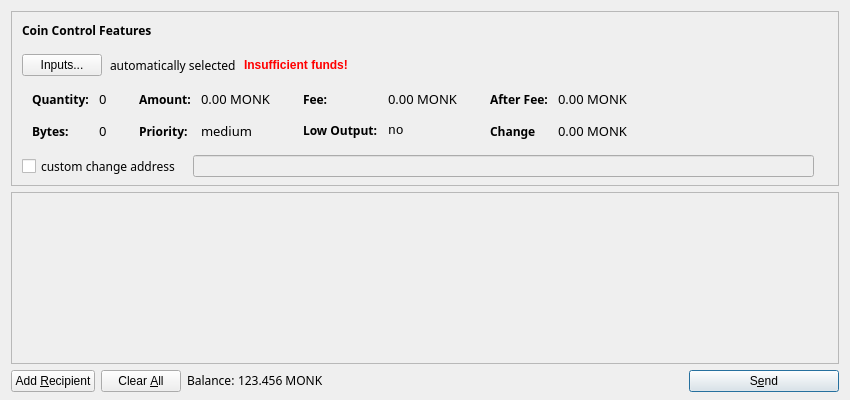
<?xml version="1.0" encoding="UTF-8"?>
<ui version="4.0">
 <class>SendCoinsDialog</class>
 <widget class="QDialog" name="SendCoinsDialog">
  <property name="geometry">
   <rect>
    <x>0</x>
    <y>0</y>
    <width>850</width>
    <height>400</height>
   </rect>
  </property>
  <property name="windowTitle">
   <string>Send Coins</string>
  </property>
  <layout class="QVBoxLayout" name="verticalLayout" stretch="0,1,0">
   <property name="bottomMargin">
    <number>8</number>
   </property>
   <item>
    <widget class="QFrame" name="frameCoinControl">
     <property name="sizePolicy">
      <sizepolicy hsizetype="Expanding" vsizetype="Expanding">
       <horstretch>0</horstretch>
       <verstretch>0</verstretch>
      </sizepolicy>
     </property>
     <property name="maximumSize">
      <size>
       <width>16777215</width>
       <height>16777215</height>
      </size>
     </property>
     <property name="frameShape">
      <enum>QFrame::StyledPanel</enum>
     </property>
     <property name="frameShadow">
      <enum>QFrame::Sunken</enum>
     </property>
     <layout class="QVBoxLayout" name="verticalLayoutCoinControl2">
      <property name="spacing">
       <number>6</number>
      </property>
      <property name="leftMargin">
       <number>0</number>
      </property>
      <property name="topMargin">
       <number>0</number>
      </property>
      <property name="rightMargin">
       <number>0</number>
      </property>
      <property name="bottomMargin">
       <number>6</number>
      </property>
      <item>
       <layout class="QVBoxLayout" name="verticalLayoutCoinControl" stretch="0,0,0,0,1">
        <property name="spacing">
         <number>0</number>
        </property>
        <property name="leftMargin">
         <number>10</number>
        </property>
        <property name="topMargin">
         <number>10</number>
        </property>
        <item>
         <layout class="QHBoxLayout" name="horizontalLayoutCoinControl1">
          <property name="bottomMargin">
           <number>15</number>
          </property>
          <item>
           <widget class="QLabel" name="labelCoinControlFeatures">
            <property name="sizePolicy">
             <sizepolicy hsizetype="Preferred" vsizetype="Maximum">
              <horstretch>0</horstretch>
              <verstretch>0</verstretch>
             </sizepolicy>
            </property>
            <property name="font">
             <font>
              <family>Copperplate Gothic Light</family>
              <weight>75</weight>
              <bold>true</bold>
             </font>
            </property>
            <property name="styleSheet">
             <string notr="true">QLabel { color: #000000; border: none;}</string>
            </property>
            <property name="text">
             <string>Coin Control Features</string>
            </property>
           </widget>
          </item>
         </layout>
        </item>
        <item>
         <layout class="QHBoxLayout" name="horizontalLayoutCoinControl2" stretch="0,0,0,0">
          <property name="spacing">
           <number>8</number>
          </property>
          <property name="bottomMargin">
           <number>10</number>
          </property>
          <item>
           <widget class="QPushButton" name="pushButtonCoinControl">
            <property name="styleSheet">
             <string notr="true"/>
            </property>
            <property name="text">
             <string>Inputs...</string>
            </property>
           </widget>
          </item>
          <item>
           <widget class="QLabel" name="labelCoinControlAutomaticallySelected">
            <property name="font">
             <font>
              <family>Copperplate Gothic Light</family>
             </font>
            </property>
            <property name="styleSheet">
             <string notr="true">QLabel { color: #000000; border: none;}</string>
            </property>
            <property name="text">
             <string>automatically selected</string>
            </property>
            <property name="margin">
             <number>5</number>
            </property>
           </widget>
          </item>
          <item>
           <widget class="QLabel" name="labelCoinControlInsuffFunds">
            <property name="font">
             <font>
              <weight>75</weight>
              <bold>true</bold>
             </font>
            </property>
            <property name="styleSheet">
             <string notr="true">color:red;font-weight:bold;</string>
            </property>
            <property name="text">
             <string>Insufficient funds!</string>
            </property>
            <property name="margin">
             <number>5</number>
            </property>
           </widget>
          </item>
          <item>
           <spacer name="horizontalSpacerCoinControl">
            <property name="orientation">
             <enum>Qt::Horizontal</enum>
            </property>
            <property name="sizeHint" stdset="0">
             <size>
              <width>40</width>
              <height>1</height>
             </size>
            </property>
           </spacer>
          </item>
         </layout>
        </item>
        <item>
         <widget class="QWidget" name="widgetCoinControl" native="true">
          <property name="sizePolicy">
           <sizepolicy hsizetype="Preferred" vsizetype="Preferred">
            <horstretch>0</horstretch>
            <verstretch>0</verstretch>
           </sizepolicy>
          </property>
          <property name="minimumSize">
           <size>
            <width>0</width>
            <height>0</height>
           </size>
          </property>
          <property name="styleSheet">
           <string notr="true"/>
          </property>
          <layout class="QHBoxLayout" name="horizontalLayoutCoinControl5">
           <property name="leftMargin">
            <number>0</number>
           </property>
           <property name="topMargin">
            <number>0</number>
           </property>
           <property name="rightMargin">
            <number>0</number>
           </property>
           <property name="bottomMargin">
            <number>0</number>
           </property>
           <item>
            <layout class="QHBoxLayout" name="horizontalLayoutCoinControl3" stretch="0,0,0,1">
             <property name="spacing">
              <number>20</number>
             </property>
             <property name="topMargin">
              <number>0</number>
             </property>
             <property name="bottomMargin">
              <number>10</number>
             </property>
             <item>
              <layout class="QFormLayout" name="formLayoutCoinControl1">
               <property name="horizontalSpacing">
                <number>10</number>
               </property>
               <property name="verticalSpacing">
                <number>14</number>
               </property>
               <property name="leftMargin">
                <number>10</number>
               </property>
               <property name="topMargin">
                <number>4</number>
               </property>
               <property name="rightMargin">
                <number>6</number>
               </property>
               <item row="0" column="0">
                <widget class="QLabel" name="labelCoinControlQuantityText">
                 <property name="font">
                  <font>
                   <family>Copperplate Gothic Light</family>
                   <weight>75</weight>
                   <bold>true</bold>
                  </font>
                 </property>
                 <property name="styleSheet">
                  <string notr="true">QLabel { color: #000000; border: none;}</string>
                 </property>
                 <property name="text">
                  <string>Quantity:</string>
                 </property>
                 <property name="margin">
                  <number>0</number>
                 </property>
                </widget>
               </item>
               <item row="0" column="1">
                <widget class="QLabel" name="labelCoinControlQuantity">
                 <property name="font">
                  <font>
                   <family>Copperplate Gothic Light</family>
                   <pointsize>10</pointsize>
                  </font>
                 </property>
                 <property name="cursor">
                  <cursorShape>IBeamCursor</cursorShape>
                 </property>
                 <property name="contextMenuPolicy">
                  <enum>Qt::ActionsContextMenu</enum>
                 </property>
                 <property name="styleSheet">
                  <string notr="true">QLabel { color: #000000; border: none;}</string>
                 </property>
                 <property name="text">
                  <string>0</string>
                 </property>
                 <property name="margin">
                  <number>0</number>
                 </property>
                 <property name="textInteractionFlags">
                  <set>Qt::LinksAccessibleByMouse|Qt::TextSelectableByKeyboard|Qt::TextSelectableByMouse</set>
                 </property>
                </widget>
               </item>
               <item row="1" column="0">
                <widget class="QLabel" name="labelCoinControlBytesText">
                 <property name="font">
                  <font>
                   <family>Copperplate Gothic Light</family>
                   <weight>75</weight>
                   <bold>true</bold>
                  </font>
                 </property>
                 <property name="styleSheet">
                  <string notr="true">QLabel { color: #000000; border: none;}</string>
                 </property>
                 <property name="text">
                  <string>Bytes:</string>
                 </property>
                </widget>
               </item>
               <item row="1" column="1">
                <widget class="QLabel" name="labelCoinControlBytes">
                 <property name="font">
                  <font>
                   <family>Copperplate Gothic Light</family>
                   <pointsize>10</pointsize>
                  </font>
                 </property>
                 <property name="cursor">
                  <cursorShape>IBeamCursor</cursorShape>
                 </property>
                 <property name="contextMenuPolicy">
                  <enum>Qt::ActionsContextMenu</enum>
                 </property>
                 <property name="styleSheet">
                  <string notr="true">QLabel { color: #000000; border: none;}</string>
                 </property>
                 <property name="text">
                  <string>0</string>
                 </property>
                 <property name="textInteractionFlags">
                  <set>Qt::LinksAccessibleByMouse|Qt::TextSelectableByKeyboard|Qt::TextSelectableByMouse</set>
                 </property>
                </widget>
               </item>
              </layout>
             </item>
             <item>
              <layout class="QFormLayout" name="formLayoutCoinControl2">
               <property name="horizontalSpacing">
                <number>10</number>
               </property>
               <property name="verticalSpacing">
                <number>14</number>
               </property>
               <property name="leftMargin">
                <number>6</number>
               </property>
               <property name="topMargin">
                <number>4</number>
               </property>
               <property name="rightMargin">
                <number>6</number>
               </property>
               <item row="0" column="0">
                <widget class="QLabel" name="labelCoinControlAmountText">
                 <property name="font">
                  <font>
                   <family>Copperplate Gothic Light</family>
                   <weight>75</weight>
                   <bold>true</bold>
                  </font>
                 </property>
                 <property name="styleSheet">
                  <string notr="true">QLabel { color: #000000; border: none;}</string>
                 </property>
                 <property name="text">
                  <string>Amount:</string>
                 </property>
                 <property name="margin">
                  <number>0</number>
                 </property>
                </widget>
               </item>
               <item row="0" column="1">
                <widget class="QLabel" name="labelCoinControlAmount">
                 <property name="font">
                  <font>
                   <family>Copperplate Gothic Light</family>
                   <pointsize>10</pointsize>
                  </font>
                 </property>
                 <property name="cursor">
                  <cursorShape>IBeamCursor</cursorShape>
                 </property>
                 <property name="contextMenuPolicy">
                  <enum>Qt::ActionsContextMenu</enum>
                 </property>
                 <property name="styleSheet">
                  <string notr="true">QLabel { color: #000000; border: none;}</string>
                 </property>
                 <property name="text">
                  <string>0.00 MONK</string>
                 </property>
                 <property name="textInteractionFlags">
                  <set>Qt::LinksAccessibleByMouse|Qt::TextSelectableByKeyboard|Qt::TextSelectableByMouse</set>
                 </property>
                </widget>
               </item>
               <item row="1" column="0">
                <widget class="QLabel" name="labelCoinControlPriorityText">
                 <property name="font">
                  <font>
                   <family>Copperplate Gothic Light</family>
                   <weight>75</weight>
                   <bold>true</bold>
                  </font>
                 </property>
                 <property name="styleSheet">
                  <string notr="true">QLabel { color: #000000; border: none;}</string>
                 </property>
                 <property name="text">
                  <string>Priority:</string>
                 </property>
                </widget>
               </item>
               <item row="1" column="1">
                <widget class="QLabel" name="labelCoinControlPriority">
                 <property name="font">
                  <font>
                   <family>Copperplate Gothic Light</family>
                   <pointsize>10</pointsize>
                  </font>
                 </property>
                 <property name="cursor">
                  <cursorShape>IBeamCursor</cursorShape>
                 </property>
                 <property name="contextMenuPolicy">
                  <enum>Qt::ActionsContextMenu</enum>
                 </property>
                 <property name="styleSheet">
                  <string notr="true">QLabel { color: #000000; border: none;}</string>
                 </property>
                 <property name="text">
                  <string>medium</string>
                 </property>
                 <property name="textInteractionFlags">
                  <set>Qt::LinksAccessibleByMouse|Qt::TextSelectableByKeyboard|Qt::TextSelectableByMouse</set>
                 </property>
                </widget>
               </item>
              </layout>
             </item>
             <item>
              <layout class="QFormLayout" name="formLayoutCoinControl3">
               <property name="horizontalSpacing">
                <number>10</number>
               </property>
               <property name="verticalSpacing">
                <number>14</number>
               </property>
               <property name="leftMargin">
                <number>6</number>
               </property>
               <property name="topMargin">
                <number>4</number>
               </property>
               <property name="rightMargin">
                <number>6</number>
               </property>
               <item row="0" column="0">
                <widget class="QLabel" name="labelCoinControlFeeText">
                 <property name="font">
                  <font>
                   <family>Copperplate Gothic Light</family>
                   <weight>75</weight>
                   <bold>true</bold>
                  </font>
                 </property>
                 <property name="styleSheet">
                  <string notr="true">QLabel { color: #000000; border: none;}</string>
                 </property>
                 <property name="text">
                  <string>Fee:</string>
                 </property>
                 <property name="margin">
                  <number>0</number>
                 </property>
                </widget>
               </item>
               <item row="0" column="1">
                <widget class="QLabel" name="labelCoinControlFee">
                 <property name="font">
                  <font>
                   <family>Copperplate Gothic Light</family>
                   <pointsize>10</pointsize>
                  </font>
                 </property>
                 <property name="cursor">
                  <cursorShape>IBeamCursor</cursorShape>
                 </property>
                 <property name="contextMenuPolicy">
                  <enum>Qt::ActionsContextMenu</enum>
                 </property>
                 <property name="styleSheet">
                  <string notr="true">QLabel { color: #000000; border: none;}</string>
                 </property>
                 <property name="text">
                  <string>0.00 MONK</string>
                 </property>
                 <property name="textInteractionFlags">
                  <set>Qt::LinksAccessibleByMouse|Qt::TextSelectableByKeyboard|Qt::TextSelectableByMouse</set>
                 </property>
                </widget>
               </item>
               <item row="1" column="0">
                <widget class="QLabel" name="labelCoinControlLowOutputText">
                 <property name="font">
                  <font>
                   <family>Copperplate Gothic Light</family>
                   <weight>75</weight>
                   <bold>true</bold>
                  </font>
                 </property>
                 <property name="styleSheet">
                  <string notr="true">QLabel { color: #000000; border: none;}</string>
                 </property>
                 <property name="text">
                  <string>Low Output:</string>
                 </property>
                </widget>
               </item>
               <item row="1" column="1">
                <widget class="QLabel" name="labelCoinControlLowOutput">
                 <property name="font">
                  <font>
                   <family>Monospace</family>
                   <pointsize>10</pointsize>
                  </font>
                 </property>
                 <property name="cursor">
                  <cursorShape>IBeamCursor</cursorShape>
                 </property>
                 <property name="contextMenuPolicy">
                  <enum>Qt::ActionsContextMenu</enum>
                 </property>
                 <property name="styleSheet">
                  <string notr="true">QLabel { color: #000000; border: none;}</string>
                 </property>
                 <property name="text">
                  <string>no</string>
                 </property>
                 <property name="textInteractionFlags">
                  <set>Qt::LinksAccessibleByMouse|Qt::TextSelectableByKeyboard|Qt::TextSelectableByMouse</set>
                 </property>
                </widget>
               </item>
              </layout>
             </item>
             <item>
              <layout class="QFormLayout" name="formLayoutCoinControl4">
               <property name="horizontalSpacing">
                <number>10</number>
               </property>
               <property name="verticalSpacing">
                <number>14</number>
               </property>
               <property name="leftMargin">
                <number>6</number>
               </property>
               <property name="topMargin">
                <number>4</number>
               </property>
               <property name="rightMargin">
                <number>6</number>
               </property>
               <item row="0" column="0">
                <widget class="QLabel" name="labelCoinControlAfterFeeText">
                 <property name="font">
                  <font>
                   <family>Copperplate Gothic Light</family>
                   <weight>75</weight>
                   <bold>true</bold>
                  </font>
                 </property>
                 <property name="styleSheet">
                  <string notr="true">QLabel { color: #000000; border: none;}</string>
                 </property>
                 <property name="text">
                  <string>After Fee:</string>
                 </property>
                 <property name="margin">
                  <number>0</number>
                 </property>
                </widget>
               </item>
               <item row="0" column="1">
                <widget class="QLabel" name="labelCoinControlAfterFee">
                 <property name="font">
                  <font>
                   <family>Copperplate Gothic Light</family>
                   <pointsize>10</pointsize>
                  </font>
                 </property>
                 <property name="cursor">
                  <cursorShape>IBeamCursor</cursorShape>
                 </property>
                 <property name="contextMenuPolicy">
                  <enum>Qt::ActionsContextMenu</enum>
                 </property>
                 <property name="styleSheet">
                  <string notr="true">QLabel { color: #000000; border: none;}</string>
                 </property>
                 <property name="text">
                  <string>0.00 MONK</string>
                 </property>
                 <property name="textInteractionFlags">
                  <set>Qt::LinksAccessibleByMouse|Qt::TextSelectableByKeyboard|Qt::TextSelectableByMouse</set>
                 </property>
                </widget>
               </item>
               <item row="1" column="0">
                <widget class="QLabel" name="labelCoinControlChangeText">
                 <property name="font">
                  <font>
                   <family>Copperplate Gothic Light</family>
                   <weight>75</weight>
                   <bold>true</bold>
                  </font>
                 </property>
                 <property name="styleSheet">
                  <string notr="true">QLabel { color: #000000; border: none;}</string>
                 </property>
                 <property name="text">
                  <string>Change</string>
                 </property>
                </widget>
               </item>
               <item row="1" column="1">
                <widget class="QLabel" name="labelCoinControlChange">
                 <property name="font">
                  <font>
                   <family>Copperplate Gothic Light</family>
                   <pointsize>10</pointsize>
                  </font>
                 </property>
                 <property name="cursor">
                  <cursorShape>IBeamCursor</cursorShape>
                 </property>
                 <property name="contextMenuPolicy">
                  <enum>Qt::ActionsContextMenu</enum>
                 </property>
                 <property name="styleSheet">
                  <string notr="true">QLabel { color: #000000; border: none;}</string>
                 </property>
                 <property name="text">
                  <string>0.00 MONK</string>
                 </property>
                 <property name="textInteractionFlags">
                  <set>Qt::LinksAccessibleByMouse|Qt::TextSelectableByKeyboard|Qt::TextSelectableByMouse</set>
                 </property>
                </widget>
               </item>
              </layout>
             </item>
            </layout>
           </item>
          </layout>
         </widget>
        </item>
        <item>
         <layout class="QHBoxLayout" name="horizontalLayoutCoinControl4" stretch="0,0,0">
          <property name="spacing">
           <number>12</number>
          </property>
          <property name="sizeConstraint">
           <enum>QLayout::SetDefaultConstraint</enum>
          </property>
          <property name="topMargin">
           <number>5</number>
          </property>
          <property name="rightMargin">
           <number>5</number>
          </property>
          <item>
           <widget class="QCheckBox" name="checkBoxCoinControlChange">
            <property name="font">
             <font>
              <family>Copperplate Gothic Light</family>
             </font>
            </property>
            <property name="styleSheet">
             <string notr="true">QLabel { color: #000000; border: none;}</string>
            </property>
            <property name="text">
             <string>custom change address</string>
            </property>
           </widget>
          </item>
          <item>
           <widget class="QLineEdit" name="lineEditCoinControlChange">
            <property name="enabled">
             <bool>false</bool>
            </property>
            <property name="sizePolicy">
             <sizepolicy hsizetype="Expanding" vsizetype="Fixed">
              <horstretch>0</horstretch>
              <verstretch>0</verstretch>
             </sizepolicy>
            </property>
           </widget>
          </item>
          <item>
           <widget class="QLabel" name="labelCoinControlChangeLabel">
            <property name="sizePolicy">
             <sizepolicy hsizetype="Preferred" vsizetype="Expanding">
              <horstretch>0</horstretch>
              <verstretch>0</verstretch>
             </sizepolicy>
            </property>
            <property name="minimumSize">
             <size>
              <width>0</width>
              <height>0</height>
             </size>
            </property>
            <property name="text">
             <string/>
            </property>
            <property name="margin">
             <number>3</number>
            </property>
           </widget>
          </item>
         </layout>
        </item>
        <item>
         <spacer name="verticalSpacerCoinControl">
          <property name="orientation">
           <enum>Qt::Vertical</enum>
          </property>
          <property name="sizeHint" stdset="0">
           <size>
            <width>800</width>
            <height>1</height>
           </size>
          </property>
         </spacer>
        </item>
       </layout>
      </item>
     </layout>
    </widget>
   </item>
   <item>
    <widget class="QScrollArea" name="scrollArea">
     <property name="widgetResizable">
      <bool>true</bool>
     </property>
     <widget class="QWidget" name="scrollAreaWidgetContents">
      <property name="geometry">
       <rect>
        <x>0</x>
        <y>0</y>
        <width>830</width>
        <height>175</height>
       </rect>
      </property>
      <layout class="QVBoxLayout" name="verticalLayout_2">
       <property name="leftMargin">
        <number>0</number>
       </property>
       <property name="topMargin">
        <number>0</number>
       </property>
       <property name="rightMargin">
        <number>0</number>
       </property>
       <property name="bottomMargin">
        <number>0</number>
       </property>
       <item>
        <layout class="QVBoxLayout" name="entries">
         <property name="spacing">
          <number>6</number>
         </property>
        </layout>
       </item>
       <item>
        <spacer name="verticalSpacer">
         <property name="orientation">
          <enum>Qt::Vertical</enum>
         </property>
         <property name="sizeHint" stdset="0">
          <size>
           <width>20</width>
           <height>40</height>
          </size>
         </property>
        </spacer>
       </item>
      </layout>
     </widget>
    </widget>
   </item>
   <item>
    <layout class="QHBoxLayout" name="horizontalLayout">
     <item>
      <widget class="QPushButton" name="addButton">
       <property name="toolTip">
        <string>Send to multiple recipients at once</string>
       </property>
       <property name="text">
        <string>Add &amp;Recipient</string>
       </property>
       <property name="icon">
        <iconset resource="../bitcoin.qrc">
         <normaloff>:/icons/add</normaloff>:/icons/add</iconset>
       </property>
       <property name="autoDefault">
        <bool>false</bool>
       </property>
      </widget>
     </item>
     <item>
      <widget class="QPushButton" name="clearButton">
       <property name="sizePolicy">
        <sizepolicy hsizetype="Minimum" vsizetype="Fixed">
         <horstretch>0</horstretch>
         <verstretch>0</verstretch>
        </sizepolicy>
       </property>
       <property name="toolTip">
        <string>Remove all transaction fields</string>
       </property>
       <property name="text">
        <string>Clear &amp;All</string>
       </property>
       <property name="icon">
        <iconset resource="../bitcoin.qrc">
         <normaloff>:/icons/remove</normaloff>:/icons/remove</iconset>
       </property>
       <property name="autoRepeatDelay">
        <number>300</number>
       </property>
       <property name="autoDefault">
        <bool>false</bool>
       </property>
      </widget>
     </item>
     <item>
      <layout class="QHBoxLayout" name="horizontalLayout_2">
       <property name="spacing">
        <number>3</number>
       </property>
       <item>
        <widget class="QLabel" name="label">
         <property name="sizePolicy">
          <sizepolicy hsizetype="Preferred" vsizetype="Fixed">
           <horstretch>0</horstretch>
           <verstretch>0</verstretch>
          </sizepolicy>
         </property>
         <property name="font">
          <font>
           <family>Copperplate Gothic Light</family>
          </font>
         </property>
         <property name="styleSheet">
          <string notr="true">QLabel { color: #000000; border: none;}</string>
         </property>
         <property name="text">
          <string>Balance:</string>
         </property>
        </widget>
       </item>
       <item>
        <widget class="QLabel" name="labelBalance">
         <property name="sizePolicy">
          <sizepolicy hsizetype="Preferred" vsizetype="Fixed">
           <horstretch>0</horstretch>
           <verstretch>0</verstretch>
          </sizepolicy>
         </property>
         <property name="font">
          <font>
           <family>Copperplate Gothic Light</family>
          </font>
         </property>
         <property name="cursor">
          <cursorShape>IBeamCursor</cursorShape>
         </property>
         <property name="styleSheet">
          <string notr="true">QLabel { color: #000000; border: none;}</string>
         </property>
         <property name="text">
          <string>123.456 MONK</string>
         </property>
         <property name="textInteractionFlags">
          <set>Qt::LinksAccessibleByMouse|Qt::TextSelectableByKeyboard|Qt::TextSelectableByMouse</set>
         </property>
        </widget>
       </item>
      </layout>
     </item>
     <item>
      <spacer name="horizontalSpacer">
       <property name="orientation">
        <enum>Qt::Horizontal</enum>
       </property>
       <property name="sizeHint" stdset="0">
        <size>
         <width>40</width>
         <height>20</height>
        </size>
       </property>
      </spacer>
     </item>
     <item>
      <widget class="QPushButton" name="sendButton">
       <property name="minimumSize">
        <size>
         <width>150</width>
         <height>0</height>
        </size>
       </property>
       <property name="toolTip">
        <string>Confirm the send action</string>
       </property>
       <property name="text">
        <string>S&amp;end</string>
       </property>
       <property name="icon">
        <iconset resource="../bitcoin.qrc">
         <normaloff>:/icons/send</normaloff>:/icons/send</iconset>
       </property>
       <property name="default">
        <bool>true</bool>
       </property>
      </widget>
     </item>
    </layout>
   </item>
  </layout>
 </widget>
 <resources>
  <include location="../bitcoin.qrc"/>
 </resources>
 <connections/>
</ui>
